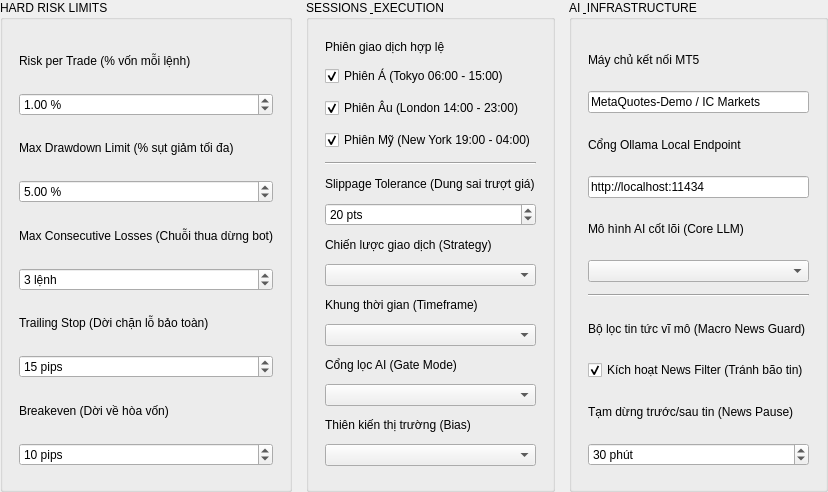
    <widget class="QWidget" name="scrollSettingsContent">
     <layout class="QHBoxLayout" name="horizontalLayout_settings">
      <property name="spacing"><number>14</number></property>
      <property name="leftMargin"><number>0</number></property>
      <property name="topMargin"><number>0</number></property>
      <property name="rightMargin"><number>0</number></property>
      <property name="bottomMargin"><number>0</number></property>

      
      <item>
       <widget class="QGroupBox" name="groupRiskLimits">
        <property name="title"><string>HARD RISK LIMITS</string></property>
        <layout class="QVBoxLayout" name="layoutRiskLimits">
         <property name="spacing"><number>12</number></property>
         <property name="leftMargin"><number>16</number></property>
         <property name="topMargin"><number>20</number></property>
         <property name="rightMargin"><number>16</number></property>
         <property name="bottomMargin"><number>16</number></property>

         <item>
          <widget class="QLabel"><property name="text"><string>Risk per Trade (% vốn mỗi lệnh)</string></property><property name="class"><string>settingLabel</string></property></widget>
         </item>
         <item>
          <widget class="QDoubleSpinBox" name="spinRiskPerTrade">
           <property name="suffix"><string> %</string></property>
           <property name="singleStep"><double>0.1</double></property>
           <property name="value"><double>1.0</double></property>
           <property name="minimum"><double>0.1</double></property>
           <property name="maximum"><double>100.0</double></property>
          </widget>
         </item>

         <item>
          <widget class="QLabel"><property name="text"><string>Max Drawdown Limit (% sụt giảm tối đa)</string></property><property name="class"><string>settingLabel</string></property></widget>
         </item>
         <item>
          <widget class="QDoubleSpinBox" name="spinMaxDrawdown">
           <property name="suffix"><string> %</string></property>
           <property name="singleStep"><double>0.5</double></property>
           <property name="value"><double>5.0</double></property>
           <property name="minimum"><double>0.5</double></property>
           <property name="maximum"><double>100.0</double></property>
          </widget>
         </item>

         <item>
          <widget class="QLabel"><property name="text"><string>Max Consecutive Losses (Chuỗi thua dừng bot)</string></property><property name="class"><string>settingLabel</string></property></widget>
         </item>
         <item>
          <widget class="QSpinBox" name="spinMaxLosingStreak">
           <property name="suffix"><string> lệnh</string></property>
           <property name="value"><number>3</number></property>
           <property name="minimum"><number>1</number></property>
           <property name="maximum"><number>20</number></property>
          </widget>
         </item>

         <item>
          <widget class="QLabel"><property name="text"><string>Trailing Stop (Dời chặn lỗ bảo toàn)</string></property><property name="class"><string>settingLabel</string></property></widget>
         </item>
         <item>
          <widget class="QSpinBox" name="spinTrailingPips">
           <property name="suffix"><string> pips</string></property>
           <property name="value"><number>15</number></property>
           <property name="minimum"><number>0</number></property>
           <property name="maximum"><number>500</number></property>
          </widget>
         </item>

         <item>
          <widget class="QLabel"><property name="text"><string>Breakeven (Dời về hòa vốn)</string></property><property name="class"><string>settingLabel</string></property></widget>
         </item>
         <item>
          <widget class="QSpinBox" name="spinBreakevenPips">
           <property name="suffix"><string> pips</string></property>
           <property name="value"><number>10</number></property>
           <property name="minimum"><number>0</number></property>
           <property name="maximum"><number>500</number></property>
          </widget>
         </item>

         <item><spacer><property name="orientation"><enum>Qt::Vertical</enum></property></spacer></item>
        </layout>
       </widget>
      </item>

      
      <item>
       <widget class="QGroupBox" name="groupSessions">
        <property name="title"><string>SESSIONS &amp; EXECUTION</string></property>
        <layout class="QVBoxLayout" name="layoutSessions">
         <property name="spacing"><number>12</number></property>
         <property name="leftMargin"><number>16</number></property>
         <property name="topMargin"><number>20</number></property>
         <property name="rightMargin"><number>16</number></property>
         <property name="bottomMargin"><number>16</number></property>

         <item>
          <widget class="QLabel"><property name="text"><string>Phiên giao dịch hợp lệ</string></property><property name="class"><string>settingLabel</string></property></widget>
         </item>
         <item>
          <widget class="QCheckBox" name="chkSessionAsian">
           <property name="text"><string>Phiên Á (Tokyo 06:00 - 15:00)</string></property>
           <property name="checked"><bool>true</bool></property>
          </widget>
         </item>
         <item>
          <widget class="QCheckBox" name="chkSessionLondon">
           <property name="text"><string>Phiên Âu (London 14:00 - 23:00)</string></property>
           <property name="checked"><bool>true</bool></property>
          </widget>
         </item>
         <item>
          <widget class="QCheckBox" name="chkSessionNY">
           <property name="text"><string>Phiên Mỹ (New York 19:00 - 04:00)</string></property>
           <property name="checked"><bool>true</bool></property>
          </widget>
         </item>

         <item>
          <widget class="QFrame">
           <property name="frameShape"><enum>QFrame::HLine</enum></property>
           <property name="frameShadow"><enum>QFrame::Sunken</enum></property>
          </widget>
         </item>

         <item>
          <widget class="QLabel"><property name="text"><string>Slippage Tolerance (Dung sai trượt giá)</string></property><property name="class"><string>settingLabel</string></property></widget>
         </item>
         <item>
          <widget class="QSpinBox" name="spinSlippage">
           <property name="suffix"><string> pts</string></property>
           <property name="value"><number>20</number></property>
           <property name="minimum"><number>0</number></property>
           <property name="maximum"><number>200</number></property>
          </widget>
         </item>

         <item>
          <widget class="QLabel"><property name="text"><string>Chiến lược giao dịch (Strategy)</string></property><property name="class"><string>settingLabel</string></property></widget>
         </item>
         <item>
          <widget class="QComboBox" name="comboStrategy" />
         </item>

         <item>
          <widget class="QLabel"><property name="text"><string>Khung thời gian (Timeframe)</string></property><property name="class"><string>settingLabel</string></property></widget>
         </item>
         <item>
          <widget class="QComboBox" name="comboTimeframe" />
         </item>

         <item>
          <widget class="QLabel"><property name="text"><string>Cổng lọc AI (Gate Mode)</string></property><property name="class"><string>settingLabel</string></property></widget>
         </item>
         <item>
          <widget class="QComboBox" name="comboGateMode" />
         </item>

         <item>
          <widget class="QLabel"><property name="text"><string>Thiên kiến thị trường (Bias)</string></property><property name="class"><string>settingLabel</string></property></widget>
         </item>
         <item>
          <widget class="QComboBox" name="comboBias" />
         </item>

         <item><spacer><property name="orientation"><enum>Qt::Vertical</enum></property></spacer></item>
        </layout>
       </widget>
      </item>

      
      <item>
       <widget class="QGroupBox" name="groupInfrastructure">
        <property name="title"><string>AI &amp; INFRASTRUCTURE</string></property>
        <layout class="QVBoxLayout" name="layoutInfrastructure">
         <property name="spacing"><number>12</number></property>
         <property name="leftMargin"><number>16</number></property>
         <property name="topMargin"><number>20</number></property>
         <property name="rightMargin"><number>16</number></property>
         <property name="bottomMargin"><number>16</number></property>

         <item>
          <widget class="QLabel"><property name="text"><string>Máy chủ kết nối MT5</string></property><property name="class"><string>settingLabel</string></property></widget>
         </item>
         <item>
          <widget class="QLineEdit" name="editMt5Server">
           <property name="text"><string>MetaQuotes-Demo / IC Markets</string></property>
           <property name="readOnly"><bool>true</bool></property>
          </widget>
         </item>

         <item>
          <widget class="QLabel"><property name="text"><string>Cổng Ollama Local Endpoint</string></property><property name="class"><string>settingLabel</string></property></widget>
         </item>
         <item>
          <widget class="QLineEdit" name="editOllamaEndpoint">
           <property name="text"><string>http://localhost:11434</string></property>
          </widget>
         </item>

         <item>
          <widget class="QLabel"><property name="text"><string>Mô hình AI cốt lõi (Core LLM)</string></property><property name="class"><string>settingLabel</string></property></widget>
         </item>
         <item>
          <widget class="QComboBox" name="comboAIModel" />
         </item>

         <item>
          <widget class="QFrame">
           <property name="frameShape"><enum>QFrame::HLine</enum></property>
           <property name="frameShadow"><enum>QFrame::Sunken</enum></property>
          </widget>
         </item>

         <item>
          <widget class="QLabel"><property name="text"><string>Bộ lọc tin tức vĩ mô (Macro News Guard)</string></property><property name="class"><string>settingLabel</string></property></widget>
         </item>
         <item>
          <widget class="QCheckBox" name="chkNewsFilter">
           <property name="text"><string>Kích hoạt News Filter (Tránh bão tin)</string></property>
           <property name="checked"><bool>true</bool></property>
          </widget>
         </item>

         <item>
          <widget class="QLabel"><property name="text"><string>Tạm dừng trước/sau tin (News Pause)</string></property><property name="class"><string>settingLabel</string></property></widget>
         </item>
         <item>
          <widget class="QSpinBox" name="spinNewsPause">
           <property name="suffix"><string> phút</string></property>
           <property name="value"><number>30</number></property>
           <property name="minimum"><number>5</number></property>
           <property name="maximum"><number>180</number></property>
          </widget>
         </item>

         <item><spacer><property name="orientation"><enum>Qt::Vertical</enum></property></spacer></item>
        </layout>
       </widget>
      </item>

     </layout>
    </widget>
